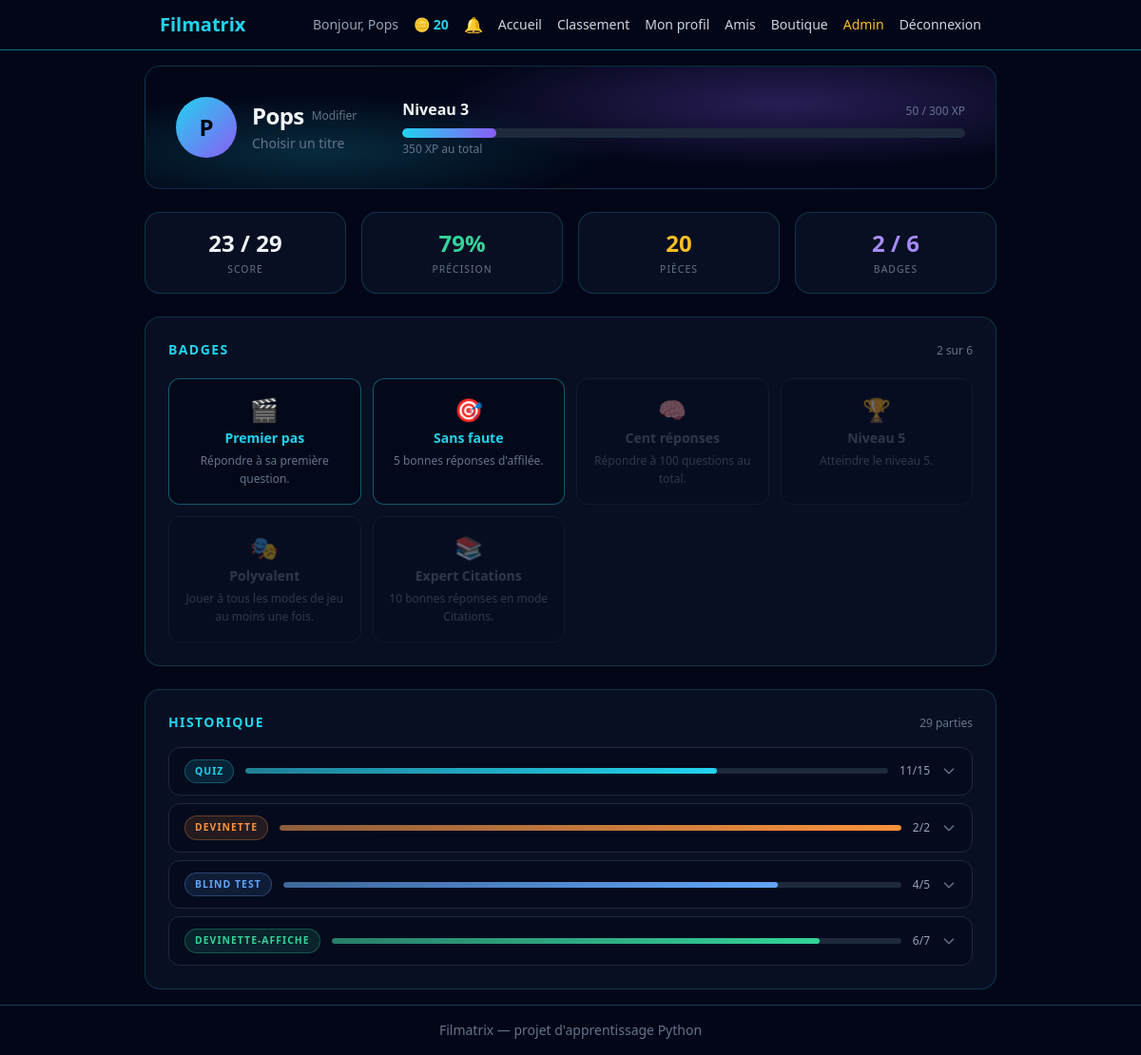
The app's page /profil (signed in), older data.
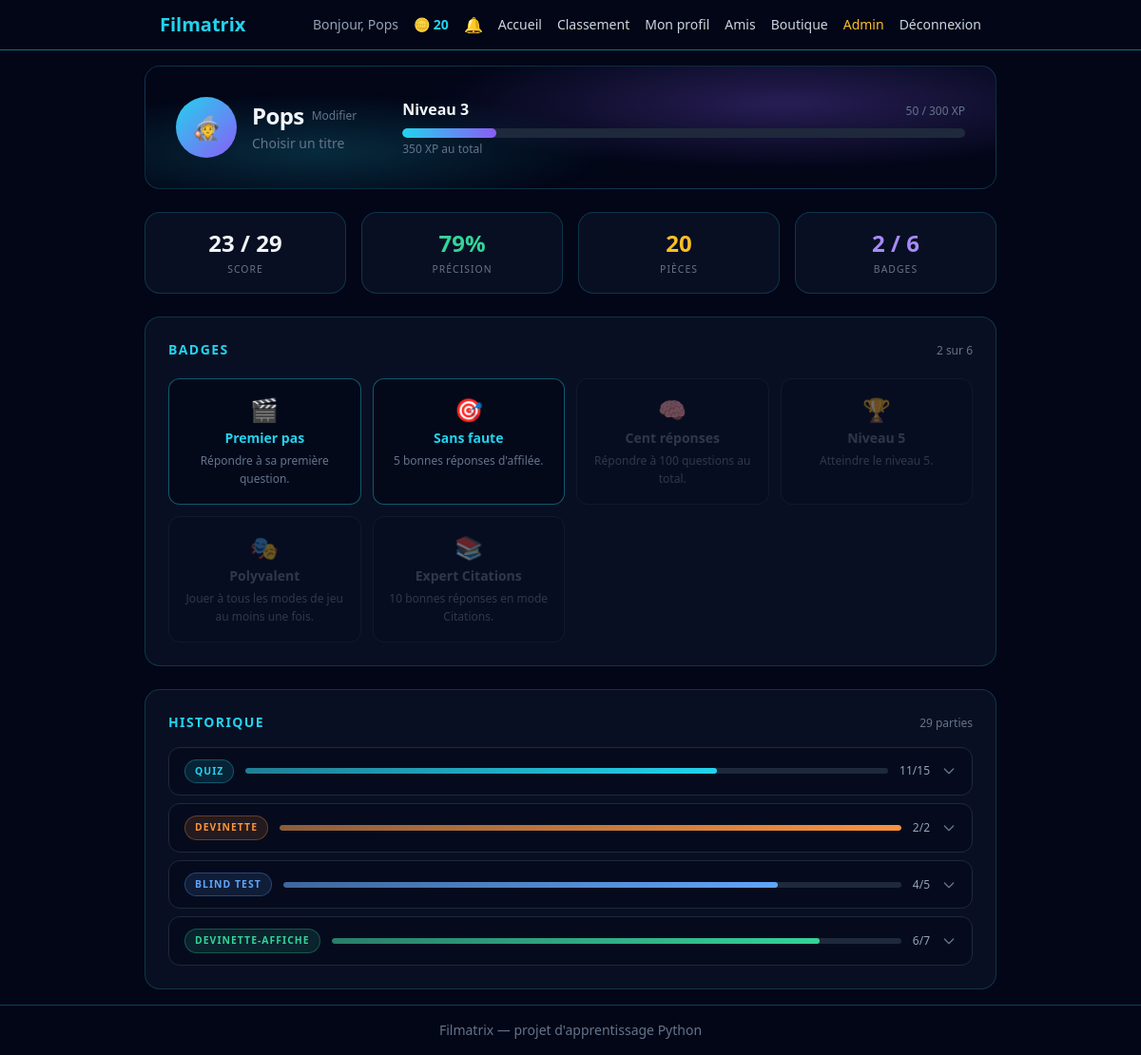
The same page, newer data.
### src/models.py (models this page shows, shortened)
class User(db.Model, UserMixin):
    __tablename__ = "users"
    id = db.Column(db.Integer, primary_key=True)
    username = db.Column(db.String(50), unique=True, nullable=False)
    email = db.Column(db.String(120), unique=True, nullable=False)
    password_hash = db.Column(db.String(255), nullable=False)
    total_xp = db.Column(db.Integer, nullable=False, default=0)
    coins = db.Column(db.Integer, nullable=False, default=0)
    equipped_title = db.Column(db.String(50), nullable=True)
    is_admin = db.Column(db.Boolean, nullable=False, default=False)
    avatar = db.Column(db.String(10), nullable=True)
    bio = db.Column(db.String(280), nullable=True)

class Question(db.Model):
    __tablename__ = "questions"
    id = db.Column(db.Integer, primary_key=True)
    mode = db.Column(db.String(50), nullable=False)
    category = db.Column(db.String(50), nullable=False)
    difficulty = db.Column(db.String(20), nullable=False)
    prompt = db.Column(db.Text, nullable=False)
    payload = db.Column(db.JSON, nullable=False)
    correct_answer = db.Column(db.JSON, nullable=False)
    requires_account = db.Column(db.Boolean, nullable=False, default=False)

### app.py (the view)
    @app.route("/profil")
    @login_required
    def profile() -> str:
        attempts = (
            Attempt.query.filter_by(user_id=current_user.id)
            .order_by(Attempt.answered_at.desc())
            .all()
        )
        total_count = len(attempts)
        correct_count = sum(1 for attempt in attempts if attempt.is_correct)
        level_info = calculate_level(current_user.total_xp)
        attempts_by_mode = {}
        for attempt in attempts:
            mode = attempt.question.mode
            attempts_by_mode.setdefault(mode, []).append(attempt)
        earned_badge_codes = {badge.badge_code for badge in current_user.badges}
        all_badges = []
        for code, info in BADGES.items():
            all_badges.append(
                {
                    "code": code,
                    "name": info["name"],
                    "description": info["description"],
                    "icon": info["icon"],
                    "earned": code in earned_badge_codes,
                }
            )
        equipped_title_name= None
        if current_user.equipped_title:
            equipped_title_name = TITLES.get(current_user.equipped_title, {}).get("name")
        return render_template(
            "profil.html",
            attempts_by_mode=attempts_by_mode,
            total_count=total_count,
            correct_count=correct_count,
            level_info=level_info,
            all_badges=all_badges,
            equipped_title_name=equipped_title_name,
        )

### app.py (called while the page is built)
def calculate_level(total_xp: int) -> dict:
        level = 1
        xp_for_next_level = 100
        xp_already_spent = 0
        while total_xp - xp_already_spent >= xp_for_next_level:
            xp_already_spent += xp_for_next_level
            level += 1
            xp_for_next_level = 100 * level
        xp_in_current_level = total_xp - xp_already_spent
        return {
            "level": level,
            "xp_in_current_level": xp_in_current_level,
            "xp_for_next_level": xp_for_next_level,
            }

### src/notifications.py (called while the page is built)
def get_unread_count(user_id: int) -> int:
    return Notification.query.filter_by(user_id=user_id, is_read=False).count()

### templates/profil.html (shortened to what this page needs)
{% extends "base.html" %}
{% block content %}
{% set labels = {
    "qcm": "Quiz",
    "vrai_faux": "Vrai / Faux",
    "citation": "Citations",
    "emoji": "Emoji Quiz",
    "film_melange": "Film mélangé",
    "chronologie": "Chronologie",
    "devinette": "Devinette",
    "devinette_affiche": "Devinette-affiche",
    "casting": "Casting",
    "blindtest": "Blind Test"
} %}
{% set accents = {
    "qcm": "#22d3ee",
    "vrai_faux": "#2dd4bf",
    "citation": "#fbbf24",
    "emoji": "#c084fc",
    "film_melange": "#a78bfa",
    "chronologie": "#38bdf8",
    "devinette": "#fb923c",
    "devinette_affiche": "#34d399",
    "casting": "#f472b6",
    "blindtest": "#60a5fa"
} %}
{% set earned_count = all_badges | selectattr("earned") | list | length %}
<div class="mx-auto flex max-w-4xl flex-col gap-6">
    <section class="hero-glow relative overflow-hidden rounded-2xl border border-cyan-400/20 bg-slate-900/60 p-6 sm:p-8">
        <div class="flex flex-col gap-6 sm:flex-row sm:items-center">
            <div class="flex items-center gap-4">
                <span class="flex h-16 w-16 shrink-0 items-center justify-center rounded-full bg-gradient-to-br from-cyan-400 to-violet-500 text-2xl font-extrabold text-slate-950">
                    {% if current_user.avatar %}
                        {{ current_user.avatar }}
                    {% else %}
                        {{ current_user.username[0] | upper }}
                    {% endif %}
                </span>
                <div class="min-w-0">
                    <div class="flex items-center gap-2">
                        <h1 class="truncate text-2xl font-extrabold tracking-tight">{{ current_user.username }}</h1>
                        <a href="{{ url_for('edit_profile') }}" class="text-xs text-slate-500 transition hover:text-cyan-400">
                            Modifier
                        </a>
                    </div>
                    {% if equipped_title_name %}
                    <p class="text-sm text-cyan-400">{{ equipped_title_name }}</p>
                    {% else %}
                    <a href="{{ url_for('shop') }}" class="text-sm text-slate-500 transition hover:text-cyan-400">
                        Choisir un titre
                    </a>
                    {% endif %}
                </div>
            </div>
            <div class="flex-1 sm:pl-6">
                <div class="mb-2 flex items-baseline justify-between">
                    <p class="font-bold">Niveau {{ level_info.level }}</p>
                    <p class="text-xs text-slate-500">
                        {{ level_info.xp_in_current_level }} / {{ level_info.xp_for_next_level }} XP
                    </p>
                </div>
                <div class="h-2.5 w-full overflow-hidden rounded-full bg-slate-800">
                    <div class="h-2.5 rounded-full bg-gradient-to-r from-cyan-400 to-violet-500"
                         style="width: {{ (level_info.xp_in_current_level / level_info.xp_for_next_level * 100) | round(1) }}%"></div>
                </div>
                <p class="mt-1 text-xs text-slate-500">{{ current_user.total_xp }} XP au total</p>
            </div>
        </div>
    </section>
    <div class="grid grid-cols-2 gap-4 lg:grid-cols-4">
        <div class="rounded-2xl border border-cyan-400/20 bg-slate-900/60 p-4 text-center">
            <p class="text-2xl font-extrabold text-slate-100">{{ correct_count }} / {{ total_count }}</p>
            <p class="mt-1 text-[0.65rem] uppercase tracking-widest text-slate-500">Score</p>
        </div>
        <div class="rounded-2xl border border-cyan-400/20 bg-slate-900/60 p-4 text-center">
            <p class="text-2xl font-extrabold text-emerald-400">
                {% if total_count %}{{ (correct_count / total_count * 100) | round | int }}%{% else %}—{% endif %}
            </p>
            <p class="mt-1 text-[0.65rem] uppercase tracking-widest text-slate-500">Précision</p>
        </div>
        <div class="rounded-2xl border border-cyan-400/20 bg-slate-900/60 p-4 text-center">
            <p class="text-2xl font-extrabold text-amber-400">{{ current_user.coins }}</p>
            <p class="mt-1 text-[0.65rem] uppercase tracking-widest text-slate-500">Pièces</p>
        </div>
        <div class="rounded-2xl border border-cyan-400/20 bg-slate-900/60 p-4 text-center">
            <p class="text-2xl font-extrabold text-violet-400">{{ earned_count }} / {{ all_badges | length }}</p>
            <p class="mt-1 text-[0.65rem] uppercase tracking-widest text-slate-500">Badges</p>
        </div>
    </div>
    <section class="rounded-2xl border border-cyan-400/20 bg-slate-900/60 p-5 sm:p-6">
        <div class="mb-5 flex items-baseline justify-between">
            <h2 class="text-sm font-bold uppercase tracking-widest text-cyan-400">Badges</h2>
            <span class="text-xs text-slate-500">{{ earned_count }} sur {{ all_badges | length }}</span>
        </div>
        <div class="grid grid-cols-2 gap-3 sm:grid-cols-3 lg:grid-cols-4">
            {% for badge in all_badges %}
            <div class="rounded-xl border px-3 py-4 text-center transition
                        {% if badge.earned %}border-cyan-400/40 bg-slate-950/60{% else %}border-slate-800 bg-slate-950/30 opacity-40{% endif %}">
                <p class="mb-1 text-2xl">{{ badge.icon }}</p>
                <p class="text-sm font-bold {% if badge.earned %}text-cyan-400{% else %}text-slate-500{% endif %}">
                    {{ badge.name }}
                </p>
                <p class="mt-1 text-xs leading-relaxed text-slate-500">{{ badge.description }}</p>
            </div>
            {% endfor %}
        </div>
    </section>
    <section class="rounded-2xl border border-cyan-400/20 bg-slate-900/60 p-5 sm:p-6">
        <div class="mb-4 flex items-baseline justify-between">
            <h2 class="text-sm font-bold uppercase tracking-widest text-cyan-400">Historique</h2>
            <span class="text-xs text-slate-500">{{ total_count }} partie{{ 's' if total_count > 1 else '' }}</span>
        </div>
        {% if attempts_by_mode %}
        <div class="flex flex-col gap-2">
            {% for mode, mode_attempts in attempts_by_mode.items() %}
            {% set mode_correct = mode_attempts | selectattr("is_correct") | list | length %}
            {% set mode_total = mode_attempts | length %}
            <details class="group rounded-xl border border-slate-800 bg-slate-950/40 transition hover:border-slate-700"
                     style="--accent: {{ accents.get(mode, '#22d3ee') }}">
                <summary class="flex cursor-pointer list-none items-center gap-3 px-4 py-3 [&::-webkit-details-marker]:hidden">
                    <span class="accent-icon shrink-0 rounded-full border px-2.5 py-1 text-[0.65rem] font-bold uppercase tracking-widest">
                        {{ labels.get(mode, mode) }}
                    </span>
                    <span class="hidden h-1.5 flex-1 overflow-hidden rounded-full bg-slate-800 sm:block">
                        <span class="accent-bar block h-1.5 rounded-full"
                              style="width: {{ (mode_correct / mode_total * 100) | round(1) }}%"></span>
                    </span>
                    <span class="ml-auto shrink-0 text-xs text-slate-400 sm:ml-0">
                        {{ mode_correct }}/{{ mode_total }}
                    </span>
                    <svg class="h-4 w-4 shrink-0 text-slate-500 transition-transform group-open:rotate-180"
                         fill="none" viewBox="0 0 24 24" stroke="currentColor" aria-hidden="true">
                        <path stroke-linecap="round" stroke-linejoin="round" stroke-width="2" d="M19 9l-7 7-7-7" />
                    </svg>
                </summary>
            </details>
            {% endfor %}
        </div>
        {% endif %}
    </section>
</div>
{% endblock %}

### templates/base.html (shortened to what this page needs)
<!DOCTYPE html>
<html lang="fr">
<head>
    <link rel="stylesheet" href="{{ url_for('static', filename='css/output.css') }}">
</head>
<body class="bg-slate-950 text-slate-100 min-h-screen flex flex-col">
    <header class="border-b border-cyan-400/50">
    <nav class="max-w-4xl mx-auto px-4 py-3">
        <div class="flex items-center justify-between">
            <a href="{{ url_for('home') }}" class="text-xl font-bold text-cyan-400">
                Filmatrix
            </a>
            <div class="flex items-center gap-4">
                {% if current_user.is_authenticated %}
                    <span class="text-slate-400 text-sm">Bonjour, {{ current_user.username }}</span>
                    <span class="text-cyan-400 text-sm font-bold flex items-center gap-1">
                         🪙 {{ current_user.coins }}
                    </span>
                    <div class="relative">
                        <button id="notification-bell" class="relative text-slate-300 hover:text-cyan-400 transition" aria-label="Notifications">
                            🔔
                        </button>
                    </div>
                {% endif %}
                <div class="hidden md:flex items-center gap-4 text-sm">
                    <a href="{{ url_for('home') }}" class="text-slate-300 hover:text-cyan-400 transition">Accueil</a>
                    <a href="{{ url_for('leaderboard') }}" class="text-slate-300 hover:text-cyan-400 transition">Classement</a>
                    {% if current_user.is_authenticated %}
                        <a href="{{ url_for('profile') }}" class="text-slate-300 hover:text-cyan-400 transition">Mon profil</a>
                        <a href="{{ url_for('friends_list') }}" class="text-slate-300 hover:text-cyan-400 transition">Amis</a>
                        <a href="{{ url_for('shop') }}" class="text-slate-300 hover:text-cyan-400 transition">Boutique</a>
                        {% if current_user.is_admin %}
                            <a href="{{ url_for('admin_questions_list') }}" class="text-amber-400 hover:text-amber-300 transition">Admin</a>
                        {% endif %}
                        <a href="{{ url_for('logout') }}" class="text-slate-300 hover:text-cyan-400 transition">Déconnexion</a>
                    {% else %}
                        <a href="{{ url_for('login') }}" class="text-slate-300 hover:text-cyan-400 transition">Connexion</a>
                        <a href="{{ url_for('register') }}" class="bg-cyan-400 hover:bg-cyan-300 text-slate-950 font-bold px-3 py-1.5 rounded-lg transition">Inscription</a>
                    {% endif %}
                </div>
            </div>
        </div>
    </nav>
</header>
    <main class="flex-1 p-4">
        {% block content %}{% endblock %}
    </main>
    <footer class="border-t border-cyan-400/30 text-center text-slate-500 text-sm py-4">
        Filmatrix — projet d'apprentissage Python
    </footer>
</body>
</html>

### templates/base.html (style rules this page uses)
.hero-glow { background: radial-gradient(60% 80% at 75% 30%, rgba(139, 92, 246, 0.28), transparent 70%), radial-gradient(50% 70% at 20% 70%, rgba(34, 211, 238, 0.18), transparent 70%); }
.accent-icon { color: var(--accent); background-color: color-mix(in srgb, var(--accent) 12%, transparent); border-color: color-mix(in srgb, var(--accent) 30%, transparent); }
.accent-bar { background-image: linear-gradient( to right, color-mix(in srgb, var(--accent) 50%, transparent), var(--accent) ); }

Row changes from the older to the newer data that the page shows:
changed User "Pops": avatar (not shown) → "🧙"; username "P" → (not shown)
